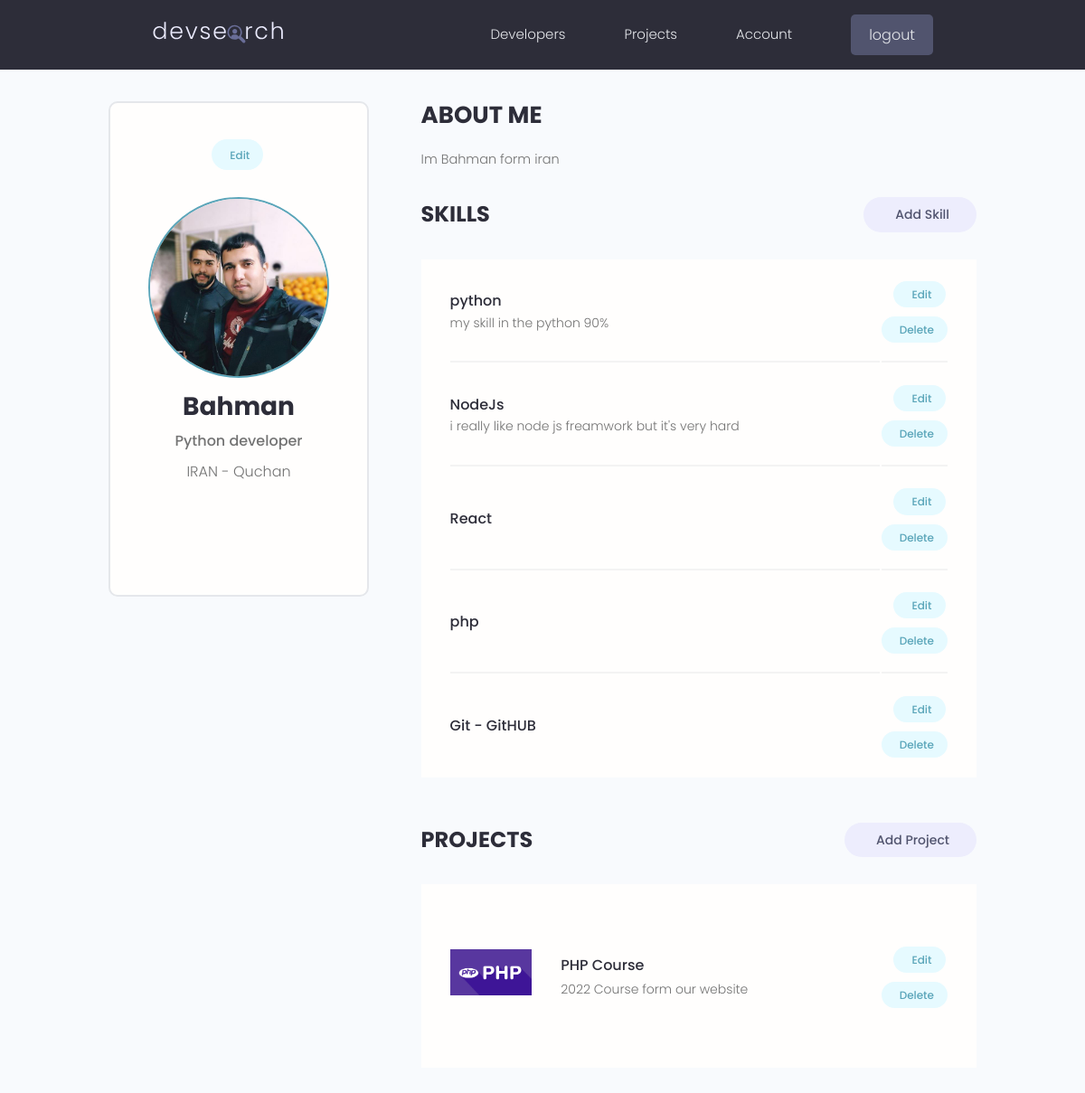
Page /account/ (signed in) on the earlier database version.
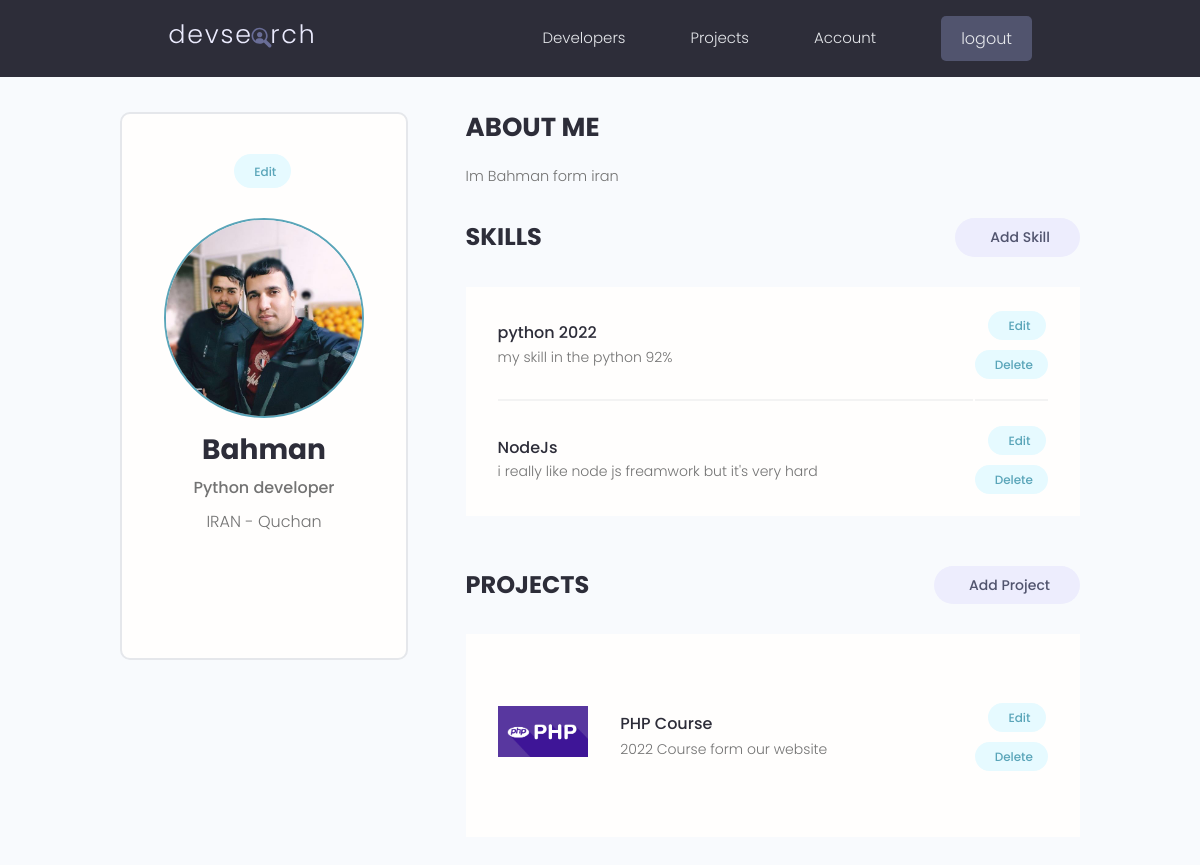
Same page on the later database version.
### dev_users/models.py (models this page shows, shortened)
class Skill(models.Model):
    owner = models.ForeignKey(Profile,on_delete=models.CASCADE,null=True,blank=True,verbose_name='یوز مربوط ')
    name = models.CharField(max_length=200,null=True,blank=True,verbose_name='نام ')
    description =models.TextField(null=True,blank=True,verbose_name='توضیحات ')
    created = models.DateTimeField(auto_now_add=True,verbose_name='تاریخ ایجاد ')
    id = models.UUIDField(default=uuid.uuid4,unique=True,primary_key=True,editable=False)
    class Meta:
        verbose_name = 'مهارت'
        verbose_name_plural = 'مهارت ها'

### dev_projects/models.py (models this page shows, shortened)
class Project(models.Model):
    owner = models.ForeignKey(Profile,null=True,blank=True,on_delete=models.SET_NULL,verbose_name='مالک پروژه')
    title = models.CharField(max_length=200,verbose_name='عنوان')
    description = models.TextField(null=True,blank=True,verbose_name='توضیحات')
    featured_image = models.ImageField(null=True,blank=True,default="default.jpg",verbose_name='تصویر')
    demo_link = models.CharField(max_length=2000, null=True,blank=True,verbose_name='دمولینک')
    source_link = models.CharField(max_length=2000, null=True,blank=True,verbose_name='آدرس لینک')
    id = models.UUIDField(default=uuid.uuid4,unique=True,primary_key=True,editable=False)
    created = models.DateTimeField(auto_now_add=True)
    tags = models.ManyToManyField('Tag',blank=True)
    vote_total = models.IntegerField(default=0 ,null=True ,blank=True)
    vote_ratio = models.IntegerField(default=0 ,null=True ,blank=True)
    class Meta:
        verbose_name ='پروژه'
        verbose_name_plural ='بخش پروژه'

### dev_users/views.py (the view)
# urls.py: path('account/',views.userAccount,name="user_account"),
def userAccount(request):
    profile = request.user.profile
    skills = profile.skill_set.all()
    projects = profile.project_set.all()
    context = {
        'profile': profile,
        'skills': skills,
        'projects': projects
    }
    return render(request, 'Users/userAccount.html', context)

### dev_users/templates/Users/userAccount.html (shortened to what this page needs)
{% extends 'Shared/main.html' %}
{% block content %}
    <main class="settingsPage profile my-md">
        <div class="container">
            <div class="layout">
                <div class="column column--1of3">
                    <div class="card text-center">
                        <div class="card__body dev">
                            <a class="tag tag--pill tag--main settings__btn" href="{% url 'edit_profile' %}">
                                Edit</a>
                            <img class="avatar avatar--xl dev__avatar" src="{{ profile.profile_image.url }}"/>
                            <h2 class="dev__name">{{ profile.name }}</h2>
                            <p class="dev__title">{{ profile.short_bio }}</p>
                            <p class="dev__location">{{ profile.location }}</p>
                            <ul class="dev__social">
                            </ul>
                        </div>
                    </div>
                </div>
                <div class="column column--2of3">
                    <div class="devInfo">
                        <h3 class="devInfo__title">About Me</h3>
                        <p class="devInfo__about">{{ profile.bio }}</p>
                    </div>
                    <div class="settings">
                        <h3 class="settings__title">Skills</h3>
                        <a class="tag tag--pill tag--sub settings__btn tag--lg" href="{% url 'add_skill' %}"> Add
                            Skill</a>
                    </div>
                    <table class="settings__table">
                        {% for skill in skills %}
                            <tr>
                                <td class="settings__tableInfo">
                                    <h4>{{ skill.name }}</h4>
                                    <p>{{ skill.description}}</p>
                                </td>
                                <td class="settings__tableActions">
                                    <a class="tag tag--pill tag--main settings__btn" href="{% url 'update_skill' skill.id %} ">
                                        Edit</a>
                                    <a class="tag tag--pill tag--main settings__btn" href="{% url 'delete_skill' skill.id %}?next=/account/">
                                        Delete</a>
                                </td>
                            </tr>
                        {% endfor %}
                    </table>
                    <div class="settings">
                        <h3 class="settings__title">Projects</h3>
                        <a class="tag tag--pill tag--sub settings__btn tag--lg" href="{% url 'create-project' %}"> Add
                            Project</a>
                    </div>
                    <table class="settings__table">
                        {% for project in projects %}
                        <tr>
                            <td class="settings__thumbnail">
                                <a href="{% url 'single-project' project.id %}"><img src="{{project.featured_image.url}}" alt="Project Thumbnail"/></a>
                            </td>
                            <td class="settings__tableInfo">
                                <a href="{% url 'single-project' project.id %}">{{ project.title}}</a>
                                <p>{{ project.description|slice:"150" }}</p>
                            </td>
                            <td class="settings__tableActions">
                                <a class="tag tag--pill tag--main settings__btn" href="{% url 'update-project' project.id %}">
                                    Edit</a>
                                <a class="tag tag--pill tag--main settings__btn" href="{% url 'delete-project' project.id %}?next=/account/">
                                    Delete</a>
                            </td>
                        </tr>
                        {% endfor %}
                    </table>
                </div>
            </div>
        </div>
    </main>
{% endblock content %}

Differences in the rows shown:
removed Skill: name "React"
removed Skill: name "php"
removed Skill: name "Git - GitHUB"
changed Skill: name "python" → "python 2022"; description "my skill in the python 90%" → "my skill in the python 92%"
